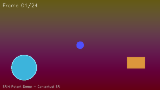
#> input picture step1_lowres_preview.gif, 160 x 90 px
$ python -i contextual_video_upscaling_demo.py   (imports and definitions only)
#> lines starting #> are read from the running program, lines starting #| are printed output that depends on the picture
#> further down, picture is the input picture: shape (90, 160, 3); mean B, G, R 64.8, 50.5, 100.9
"""
╔══════════════════════════════════════════════════════════════════════════════╗
║   AI Hybrid (On Device - On Cloud) Video Generation                          ║
║   Contextual Video Upscaling Demo — Based on US9235874B2                     ║
║                                                                              ║
║   Method: Multi-frame temporal upscaling using optical flow                  ║
║   Each frame is upscaled using detail borrowed from neighboring frames,      ║
║   just like the patent describes — mirroring your hybrid pipeline.           ║
║                                                                              ║
║   Pipeline:                                                                  ║
║   [DEVICE] Generate low-res GIF -> User Confirmation                         ║
║   [DEVICE] Prepare anonymized frame metadata                                 ║
║   [CLOUD]  Optical flow estimation -> Frame alignment -> Detail fusion       ║
║            -> Upscale -> Sharpen                                             ║
║   [DEVICE] Verify integrity -> Assemble final high-res video                 ║
╚══════════════════════════════════════════════════════════════════════════════╝

SETUP (run once):
    pip install opencv-contrib-python pillow numpy requests

HOW TO USE:
    python contextual_video_upscaling_demo.py --demo
    python contextual_video_upscaling_demo.py --input your_video.mp4
    python contextual_video_upscaling_demo.py --input your_image.jpg --scale 2

KEY DIFFERENCE FROM EDSR SCRIPT:
    - Uses NEIGHBORING FRAMES as context (US9235874B2 method)
    - Optical flow warps adjacent frames to align with current frame
    - Detail from 2 neighbors is fused before upscaling
    - Reduces temporal flickering between frames
    - Closely mirrors real video super-resolution pipelines

OUTPUT (in ./pipeline_output_contextual/):
    step1_lowres_preview.gif        - On-device low-res GIF preview
    step2_cloud_frames/             - Clean frames ready for cloud
    step3_upscaled_frames/          - Contextually upscaled frames
    step4_final_video.mp4           - Final high-res video
    pipeline_comparison.jpg         - Before/after comparison
    optical_flow_visualization.jpg  - Optical flow map (bonus visual)
"""

import os, sys, argparse, time, hashlib
from pathlib import Path

# ── Dependency check ──────────────────────────────────────────────────────────
# [27 lines left out: function check_deps, not called in this run]

# [1 line not run here, left out]

import cv2, numpy as np, requests
from PIL import Image, ImageDraw, ImageFont

# ── Config ────────────────────────────────────────────────────────────────────
OUTPUT_DIR  = Path("./pipeline_output_contextual")
CLOUD_DIR   = OUTPUT_DIR / "step2_cloud_frames"
UP_DIR      = OUTPUT_DIR / "step3_upscaled_frames"
MODELS_DIR  = OUTPUT_DIR / "models"
SCALE       = 4
PREV_FPS    = 8
OUT_FPS     = 24
MAX_FRAMES  = 24
LR_W, LR_H = 160, 90

# Temporal context window: how many neighboring frames to use
# 1 = use 1 frame before + 1 frame after (2 neighbors total)
# 2 = use 2 frames before + 2 frames after (4 neighbors total)
CONTEXT_RADIUS = 1

# Sharpening strength after upscale (0.8 subtle, 1.2 default, 1.8 strong)
SHARPEN_STRENGTH = 1.2

MODELS = {
    2: dict(algo="edsr", scale=2, file="EDSR_x2.pb",
            url="https://github.com/Saafke/EDSR_Tensorflow/raw/master/models/EDSR_x2.pb"),
    4: dict(algo="edsr", scale=4, file="EDSR_x4.pb",
            url="https://github.com/Saafke/EDSR_Tensorflow/raw/master/models/EDSR_x4.pb"),
}

# ── Helpers ───────────────────────────────────────────────────────────────────
def hdr(n, title, desc=""):
    print(f"\n{'='*64}\n  STEP {n}  |  {title}\n{'-'*64}")
    if desc: print(f"  {desc}\n")

def info(k, v): print(f"  . {k:<38} {v}")

def bar(cur, tot, lbl=""):
    b = "█"*int(32*cur/tot) + "░"*(32-int(32*cur/tot))
    print(f"\r  {lbl} [{b}] {cur}/{tot}", end="", flush=True)
    if cur == tot: print()

# [75 lines left out: functions dl_model, make_demo, load_input, not called in this run]

# ── Step 1: ON-DEVICE low-res GIF preview ────────────────────────────────────
def step1_lowres_preview(frames):
    hdr(1, "ON-DEVICE: Generate Low-Res GIF Preview",
        "Small preview for user confirmation before cloud processing begins")
    lr = []
    for i, f in enumerate(frames):
        s = cv2.resize(f, (LR_W, LR_H), interpolation=cv2.INTER_LINEAR)
        s = cv2.GaussianBlur(s, (3,3), 0.4)
        lr.append(s)
        bar(i+1, len(frames), "Downscaling")
#> this loop made 90 passes
#> b in bar on passes 1 to 12: '░░░░░░░░░░░░░░░░░░░░░░░░░░░░░░░░', '░░░░░░░░░░░░░░░░░░░░░░░░░░░░░░░░', '█░░░░░░░░░░░░░░░░░░░░░░░░░░░░░░░', '█░░░░░░░░░░░░░░░░░░░░░░░░░░░░░░░', '█░░░░░░░░░░░░░░░░░░░░░░░░░░░░░░░', '██░░░░░░░░░░░░░░░░░░░░░░░░░░░░░░', '██░░░░░░░░░░░░░░░░░░░░░░░░░░░░░░', '██░░░░░░░░░░░░░░░░░░░░░░░░░░░░░░', '███░░░░░░░░░░░░░░░░░░░░░░░░░░░░░', '███░░░░░░░░░░░░░░░░░░░░░░░░░░░░░', '███░░░░░░░░░░░░░░░░░░░░░░░░░░░░░', '████░░░░░░░░░░░░░░░░░░░░░░░░░░░░'
#|   Downscaling [░░░░░░░░░░░░░░░░░░░░░░░░░░░░░░░░] 1/90
#|   Downscaling [░░░░░░░░░░░░░░░░░░░░░░░░░░░░░░░░] 2/90
#|   Downscaling [█░░░░░░░░░░░░░░░░░░░░░░░░░░░░░░░] 3/90
#|   Downscaling [█░░░░░░░░░░░░░░░░░░░░░░░░░░░░░░░] 4/90
#|   Downscaling [█░░░░░░░░░░░░░░░░░░░░░░░░░░░░░░░] 5/90
#|   Downscaling [██░░░░░░░░░░░░░░░░░░░░░░░░░░░░░░] 6/90
#|   Downscaling [██░░░░░░░░░░░░░░░░░░░░░░░░░░░░░░] 7/90
#|   Downscaling [██░░░░░░░░░░░░░░░░░░░░░░░░░░░░░░] 8/90
#> (further printed lines are left out)
#> pass 1, in step1_lowres_preview, `s = cv2.resize(f, (LR_W, LR_H), interpolation=cv2.INTER_LINEAR)`:
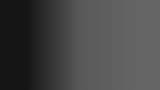
#> s: shape (90, 160); min 21, max 100, mean 69.9
#> after the loop, lr = 90 items

    gif = OUTPUT_DIR / "step1_lowres_preview.gif"
    pf  = [Image.fromarray(cv2.cvtColor(x, cv2.COLOR_BGR2RGB)) for x in lr]
#> pf = 90 items
    pf[0].save(gif, save_all=True, append_images=pf[1:],
               duration=int(1000/PREV_FPS), loop=0)

    info("GIF saved",  str(gif))
    info("Resolution", f"{LR_W}x{LR_H}")
    print()
    print("  [!]  USER CONFIRMATION GATE")
    print("  |    User reviews low-res GIF preview.")
    print("  |    Cloud processing starts ONLY after approval.")
    print("  +->  [CONFIRMED - proceeding]\n")
    return lr

# ── Step 2: ON-DEVICE metadata anonymization ──────────────────────────────────
# [330 lines left out: functions step2_anonymize, estimate_optical_flow, warp_frame, compute_reliability_mask, fuse_frames_with_context, sharpen_frame and 5 more, not called in this run]

# [21 lines not run here, left out]

>>> import cv2
>>> picture = cv2.imread('step1_lowres_preview.gif')
>>> result = step1_lowres_preview(picture)
#> result = 90 items
